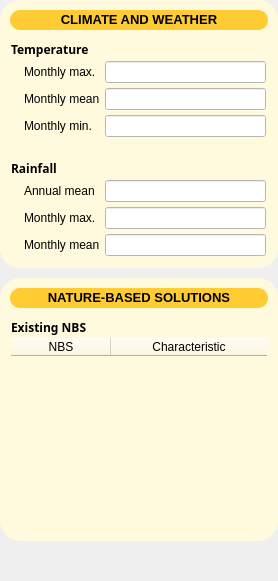
           <widget class="QWidget" name="Col2" native="true">
            <property name="sizePolicy">
             <sizepolicy hsizetype="Preferred" vsizetype="Preferred">
              <horstretch>0</horstretch>
              <verstretch>0</verstretch>
             </sizepolicy>
            </property>
            <layout class="QVBoxLayout" name="verticalLayout_12" stretch="0,0,0">
             <property name="spacing">
              <number>10</number>
             </property>
             <property name="leftMargin">
              <number>0</number>
             </property>
             <property name="topMargin">
              <number>0</number>
             </property>
             <property name="rightMargin">
              <number>0</number>
             </property>
             <property name="bottomMargin">
              <number>0</number>
             </property>
             <item>
              <widget class="QFrame" name="Climate_Frame">
               <property name="styleSheet">
                <string notr="true">QFrame{
background-color: #FFFADD;
border-radius: 20px
}</string>
               </property>
               <layout class="QVBoxLayout" name="verticalLayout_34" stretch="0,0,0,0">
                <property name="spacing">
                 <number>10</number>
                </property>
                <property name="leftMargin">
                 <number>10</number>
                </property>
                <property name="topMargin">
                 <number>10</number>
                </property>
                <property name="rightMargin">
                 <number>10</number>
                </property>
                <property name="bottomMargin">
                 <number>10</number>
                </property>
                <item>
                 <widget class="QLabel" name="Climate_Label">
                  <property name="minimumSize">
                   <size>
                    <width>0</width>
                    <height>20</height>
                   </size>
                  </property>
                  <property name="font">
                   <font>
                    <pointsize>10</pointsize>
                   </font>
                  </property>
                  <property name="styleSheet">
                   <string notr="true">background-color: #ffcc33;	
border-radius: 10px</string>
                  </property>
                  <property name="text">
                   <string>&lt;html&gt;&lt;head/&gt;&lt;body&gt;&lt;p align=&quot;center&quot;&gt;&lt;span style=&quot; font-weight:700;&quot;&gt;CLIMATE AND WEATHER&lt;/span&gt;&lt;/p&gt;&lt;/body&gt;&lt;/html&gt;</string>
                  </property>
                 </widget>
                </item>
                <item>
                 <widget class="QWidget" name="Temperature_Widget" native="true">
                  <layout class="QVBoxLayout" name="verticalLayout_36" stretch="0,0">
                   <property name="spacing">
                    <number>2</number>
                   </property>
                   <property name="leftMargin">
                    <number>1</number>
                   </property>
                   <property name="topMargin">
                    <number>1</number>
                   </property>
                   <property name="rightMargin">
                    <number>1</number>
                   </property>
                   <property name="bottomMargin">
                    <number>1</number>
                   </property>
                   <item>
                    <widget class="QLabel" name="Temperature_Label">
                     <property name="font">
                      <font>
                       <family>Segoe UI Variable Text Semiligh</family>
                       <bold>true</bold>
                      </font>
                     </property>
                     <property name="text">
                      <string>Temperature</string>
                     </property>
                     <property name="textFormat">
                      <enum>Qt::PlainText</enum>
                     </property>
                    </widget>
                   </item>
                   <item>
                    <widget class="QWidget" name="TemperatureContent_Widget" native="true">
                     <layout class="QHBoxLayout" name="TemperatureContent_" stretch="0,1">
                      <property name="spacing">
                       <number>5</number>
                      </property>
                      <property name="leftMargin">
                       <number>1</number>
                      </property>
                      <property name="topMargin">
                       <number>1</number>
                      </property>
                      <property name="rightMargin">
                       <number>1</number>
                      </property>
                      <property name="bottomMargin">
                       <number>1</number>
                      </property>
                      <item>
                       <widget class="QLabel" name="Temperature_Picture">
                        <property name="text">
                         <string/>
                        </property>
                        <property name="pixmap">
                         <pixmap resource="resources.qrc">:/Profiles/icons/icons8-thermometer-60.png</pixmap>
                        </property>
                        <property name="scaledContents">
                         <bool>false</bool>
                        </property>
                       </widget>
                      </item>
                      <item>
                       <layout class="QFormLayout" name="Temperature_Form">
                        <property name="formAlignment">
                         <set>Qt::AlignLeading|Qt::AlignLeft|Qt::AlignVCenter</set>
                        </property>
                        <property name="verticalSpacing">
                         <number>5</number>
                        </property>
                        <item row="0" column="0">
                         <widget class="QLabel" name="TempMonthMax_Label">
                          <property name="text">
                           <string>Monthly max.</string>
                          </property>
                         </widget>
                        </item>
                        <item row="0" column="1">
                         <widget class="QLineEdit" name="TempMonthMax_LineEdit">
                          <property name="styleSheet">
                           <string notr="true">background-color: white</string>
                          </property>
                          <property name="alignment">
                           <set>Qt::AlignCenter</set>
                          </property>
                         </widget>
                        </item>
                        <item row="1" column="0">
                         <widget class="QLabel" name="TempMonthMean_Label">
                          <property name="text">
                           <string>Monthly mean</string>
                          </property>
                         </widget>
                        </item>
                        <item row="1" column="1">
                         <widget class="QLineEdit" name="TempMonthMean_LineEdit">
                          <property name="styleSheet">
                           <string notr="true">background-color: white</string>
                          </property>
                          <property name="alignment">
                           <set>Qt::AlignCenter</set>
                          </property>
                         </widget>
                        </item>
                        <item row="2" column="0">
                         <widget class="QLabel" name="TempMonthlyMin_Label">
                          <property name="text">
                           <string>Monthly min.</string>
                          </property>
                         </widget>
                        </item>
                        <item row="2" column="1">
                         <widget class="QLineEdit" name="TempMonthlyMin_LineEdit">
                          <property name="styleSheet">
                           <string notr="true">background-color: white</string>
                          </property>
                          <property name="alignment">
                           <set>Qt::AlignCenter</set>
                          </property>
                         </widget>
                        </item>
                       </layout>
                      </item>
                     </layout>
                    </widget>
                   </item>
                  </layout>
                 </widget>
                </item>
                <item>
                 <spacer name="verticalSpacer_13">
                  <property name="orientation">
                   <enum>Qt::Vertical</enum>
                  </property>
                  <property name="sizeType">
                   <enum>QSizePolicy::Minimum</enum>
                  </property>
                  <property name="sizeHint" stdset="0">
                   <size>
                    <width>20</width>
                    <height>10</height>
                   </size>
                  </property>
                 </spacer>
                </item>
                <item>
                 <widget class="QWidget" name="Rainfall_Widget" native="true">
                  <layout class="QVBoxLayout" name="verticalLayout_37" stretch="0,0">
                   <property name="spacing">
                    <number>2</number>
                   </property>
                   <property name="leftMargin">
                    <number>1</number>
                   </property>
                   <property name="topMargin">
                    <number>1</number>
                   </property>
                   <property name="rightMargin">
                    <number>1</number>
                   </property>
                   <property name="bottomMargin">
                    <number>1</number>
                   </property>
                   <item>
                    <widget class="QLabel" name="Rainfall_Label">
                     <property name="font">
                      <font>
                       <family>Segoe UI Variable Text Semiligh</family>
                       <bold>true</bold>
                      </font>
                     </property>
                     <property name="text">
                      <string>Rainfall</string>
                     </property>
                     <property name="textFormat">
                      <enum>Qt::PlainText</enum>
                     </property>
                    </widget>
                   </item>
                   <item>
                    <widget class="QWidget" name="RainfallContent_Widget" native="true">
                     <layout class="QHBoxLayout" name="horizontalLayout_14">
                      <property name="spacing">
                       <number>5</number>
                      </property>
                      <property name="leftMargin">
                       <number>1</number>
                      </property>
                      <property name="topMargin">
                       <number>1</number>
                      </property>
                      <property name="rightMargin">
                       <number>1</number>
                      </property>
                      <property name="bottomMargin">
                       <number>1</number>
                      </property>
                      <item>
                       <widget class="QLabel" name="Rainfall_Picture">
                        <property name="text">
                         <string/>
                        </property>
                        <property name="pixmap">
                         <pixmap resource="resources.qrc">:/Profiles/icons/rain-64.ico</pixmap>
                        </property>
                        <property name="scaledContents">
                         <bool>false</bool>
                        </property>
                       </widget>
                      </item>
                      <item>
                       <layout class="QFormLayout" name="Rainfall_Form">
                        <property name="formAlignment">
                         <set>Qt::AlignLeading|Qt::AlignLeft|Qt::AlignVCenter</set>
                        </property>
                        <property name="verticalSpacing">
                         <number>5</number>
                        </property>
                        <item row="0" column="0">
                         <widget class="QLabel" name="RainAnnualMean_Label">
                          <property name="text">
                           <string>Annual mean</string>
                          </property>
                         </widget>
                        </item>
                        <item row="0" column="1">
                         <widget class="QLineEdit" name="RainAnnualMean_LineEdit">
                          <property name="styleSheet">
                           <string notr="true">background-color: white</string>
                          </property>
                          <property name="alignment">
                           <set>Qt::AlignCenter</set>
                          </property>
                         </widget>
                        </item>
                        <item row="1" column="0">
                         <widget class="QLabel" name="RainMonthMax_Label">
                          <property name="text">
                           <string>Monthly max.</string>
                          </property>
                         </widget>
                        </item>
                        <item row="1" column="1">
                         <widget class="QLineEdit" name="RainMonthMax_LineEdit">
                          <property name="styleSheet">
                           <string notr="true">background-color: white</string>
                          </property>
                          <property name="alignment">
                           <set>Qt::AlignCenter</set>
                          </property>
                         </widget>
                        </item>
                        <item row="2" column="0">
                         <widget class="QLabel" name="RainMonthMean_Label">
                          <property name="text">
                           <string>Monthly mean</string>
                          </property>
                         </widget>
                        </item>
                        <item row="2" column="1">
                         <widget class="QLineEdit" name="RainMonthMean_LineEdit">
                          <property name="styleSheet">
                           <string notr="true">background-color: white</string>
                          </property>
                          <property name="alignment">
                           <set>Qt::AlignCenter</set>
                          </property>
                         </widget>
                        </item>
                       </layout>
                      </item>
                     </layout>
                    </widget>
                   </item>
                  </layout>
                 </widget>
                </item>
               </layout>
              </widget>
             </item>
             <item>
              <widget class="QFrame" name="NBS_Frame">
               <property name="styleSheet">
                <string notr="true">QFrame{
background-color: #FFFADD;
border-radius: 20px
}</string>
               </property>
               <layout class="QVBoxLayout" name="verticalLayout_53" stretch="0,0">
                <property name="spacing">
                 <number>10</number>
                </property>
                <property name="leftMargin">
                 <number>10</number>
                </property>
                <property name="topMargin">
                 <number>10</number>
                </property>
                <property name="rightMargin">
                 <number>10</number>
                </property>
                <property name="bottomMargin">
                 <number>10</number>
                </property>
                <item>
                 <widget class="QLabel" name="NBS_Label">
                  <property name="minimumSize">
                   <size>
                    <width>0</width>
                    <height>20</height>
                   </size>
                  </property>
                  <property name="font">
                   <font>
                    <pointsize>10</pointsize>
                   </font>
                  </property>
                  <property name="styleSheet">
                   <string notr="true">background-color: #ffcc33;	
border-radius: 10px</string>
                  </property>
                  <property name="text">
                   <string>&lt;html&gt;&lt;head/&gt;&lt;body&gt;&lt;p align=&quot;center&quot;&gt;&lt;span style=&quot; font-weight:700;&quot;&gt;NATURE-BASED SOLUTIONS&lt;/span&gt;&lt;/p&gt;&lt;/body&gt;&lt;/html&gt;</string>
                  </property>
                 </widget>
                </item>
                <item>
                 <widget class="QWidget" name="NBS_Widget" native="true">
                  <layout class="QVBoxLayout" name="verticalLayout_54" stretch="0,0">
                   <property name="spacing">
                    <number>2</number>
                   </property>
                   <property name="leftMargin">
                    <number>1</number>
                   </property>
                   <property name="topMargin">
                    <number>1</number>
                   </property>
                   <property name="rightMargin">
                    <number>1</number>
                   </property>
                   <property name="bottomMargin">
                    <number>1</number>
                   </property>
                   <item>
                    <widget class="QLabel" name="NBS_Label_2">
                     <property name="font">
                      <font>
                       <family>Segoe UI Variable Text Semiligh</family>
                       <bold>true</bold>
                      </font>
                     </property>
                     <property name="text">
                      <string>Existing NBS</string>
                     </property>
                     <property name="textFormat">
                      <enum>Qt::PlainText</enum>
                     </property>
                    </widget>
                   </item>
                   <item alignment="Qt::AlignHCenter">
                    <widget class="QTableWidget" name="NBS_Table">
                     <property name="sizePolicy">
                      <sizepolicy hsizetype="Maximum" vsizetype="Expanding">
                       <horstretch>0</horstretch>
                       <verstretch>0</verstretch>
                      </sizepolicy>
                     </property>
                     <property name="styleSheet">
                      <string notr="true"/>
                     </property>
                     <property name="sizeAdjustPolicy">
                      <enum>QAbstractScrollArea::AdjustIgnored</enum>
                     </property>
                     <property name="autoScrollMargin">
                      <number>10</number>
                     </property>
                     <property name="alternatingRowColors">
                      <bool>true</bool>
                     </property>
                     <property name="showGrid">
                      <bool>true</bool>
                     </property>
                     <property name="gridStyle">
                      <enum>Qt::SolidLine</enum>
                     </property>
                     <property name="sortingEnabled">
                      <bool>false</bool>
                     </property>
                     <property name="cornerButtonEnabled">
                      <bool>true</bool>
                     </property>
                     <property name="rowCount">
                      <number>0</number>
                     </property>
                     <property name="columnCount">
                      <number>2</number>
                     </property>
                     <attribute name="horizontalHeaderVisible">
                      <bool>true</bool>
                     </attribute>
                     <attribute name="horizontalHeaderCascadingSectionResizes">
                      <bool>false</bool>
                     </attribute>
                     <attribute name="horizontalHeaderMinimumSectionSize">
                      <number>30</number>
                     </attribute>
                     <attribute name="horizontalHeaderDefaultSectionSize">
                      <number>100</number>
                     </attribute>
                     <attribute name="horizontalHeaderHighlightSections">
                      <bool>true</bool>
                     </attribute>
                     <attribute name="horizontalHeaderShowSortIndicator" stdset="0">
                      <bool>false</bool>
                     </attribute>
                     <attribute name="horizontalHeaderStretchLastSection">
                      <bool>true</bool>
                     </attribute>
                     <attribute name="verticalHeaderVisible">
                      <bool>false</bool>
                     </attribute>
                     <attribute name="verticalHeaderMinimumSectionSize">
                      <number>20</number>
                     </attribute>
                     <attribute name="verticalHeaderHighlightSections">
                      <bool>false</bool>
                     </attribute>
                     <attribute name="verticalHeaderShowSortIndicator" stdset="0">
                      <bool>false</bool>
                     </attribute>
                     <column>
                      <property name="text">
                       <string>NBS</string>
                      </property>
                     </column>
                     <column>
                      <property name="text">
                       <string>Characteristic</string>
                      </property>
                     </column>
                    </widget>
                   </item>
                  </layout>
                 </widget>
                </item>
               </layout>
              </widget>
             </item>
             <item>
              <spacer name="verticalSpacer_6">
               <property name="orientation">
                <enum>Qt::Vertical</enum>
               </property>
               <property name="sizeHint" stdset="0">
                <size>
                 <width>20</width>
                 <height>40</height>
                </size>
               </property>
              </spacer>
             </item>
            </layout>
           </widget>
